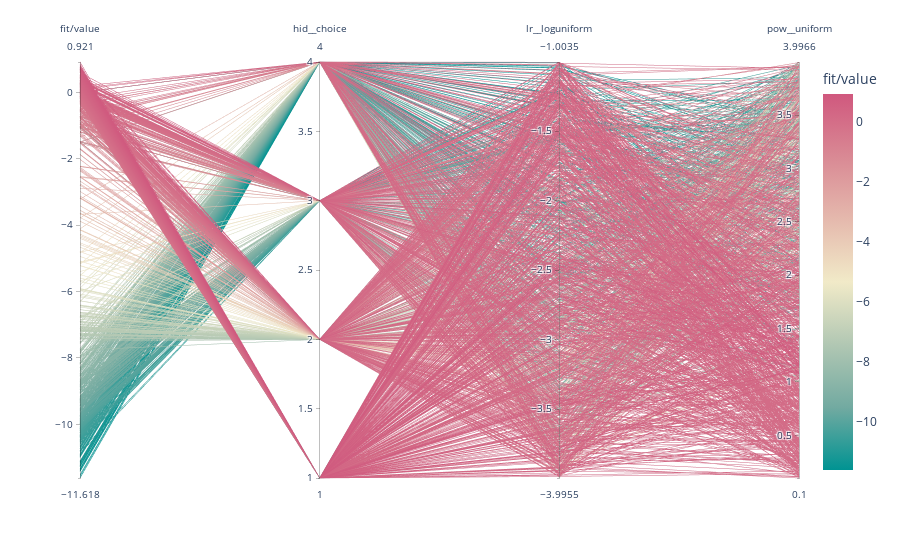

This figure's notebook cell:
### Code cell
fig = px.parallel_coordinates(df[all_fields], color="losses/opt1/fit/value",
                              labels=labels,
                             color_continuous_scale=px.colors.diverging.Tealrose)
fig.show()

### Figure 1 — Plotly figure (JSON) as saved in the notebook; plotly's stock layout.template omitted (floating-point values rounded to 4 significant figures; data arrays with more than 128 entries replaced by an {"elided": "..."} marker saying what was removed)
{"data": [{"dimensions": [{"label": "fit/value", "values": {"elided": "1486 float values"}}, {"label": "hid__choice", "values": {"elided": "1486 int values"}}, {"label": "lr__loguniform", "values": {"elided": "1486 float values"}}, {"label": "pow__uniform", "values": {"elided": "1486 float values"}}], "domain": {"x": [0, 1], "y": [0, 1]}, "line": {"color": {"elided": "1486 float values"}, "coloraxis": "coloraxis"}, "name": "", "type": "parcoords"}], "layout": {"autosize": true, "coloraxis": {"colorbar": {"title": {"text": "fit/value"}}, "colorscale": [[0, "rgb(0, 147, 146)"], [0.1667, "rgb(114, 170, 161)"], [0.3333, "rgb(177, 199, 179)"], [0.5, "rgb(241, 234, 200)"], [0.6667, "rgb(229, 185, 173)"], [0.8333, "rgb(217, 137, 148)"], [1, "rgb(208, 88, 126)"]]}, "legend": {"tracegroupgap": 0}, "margin": {"t": 60}}}
